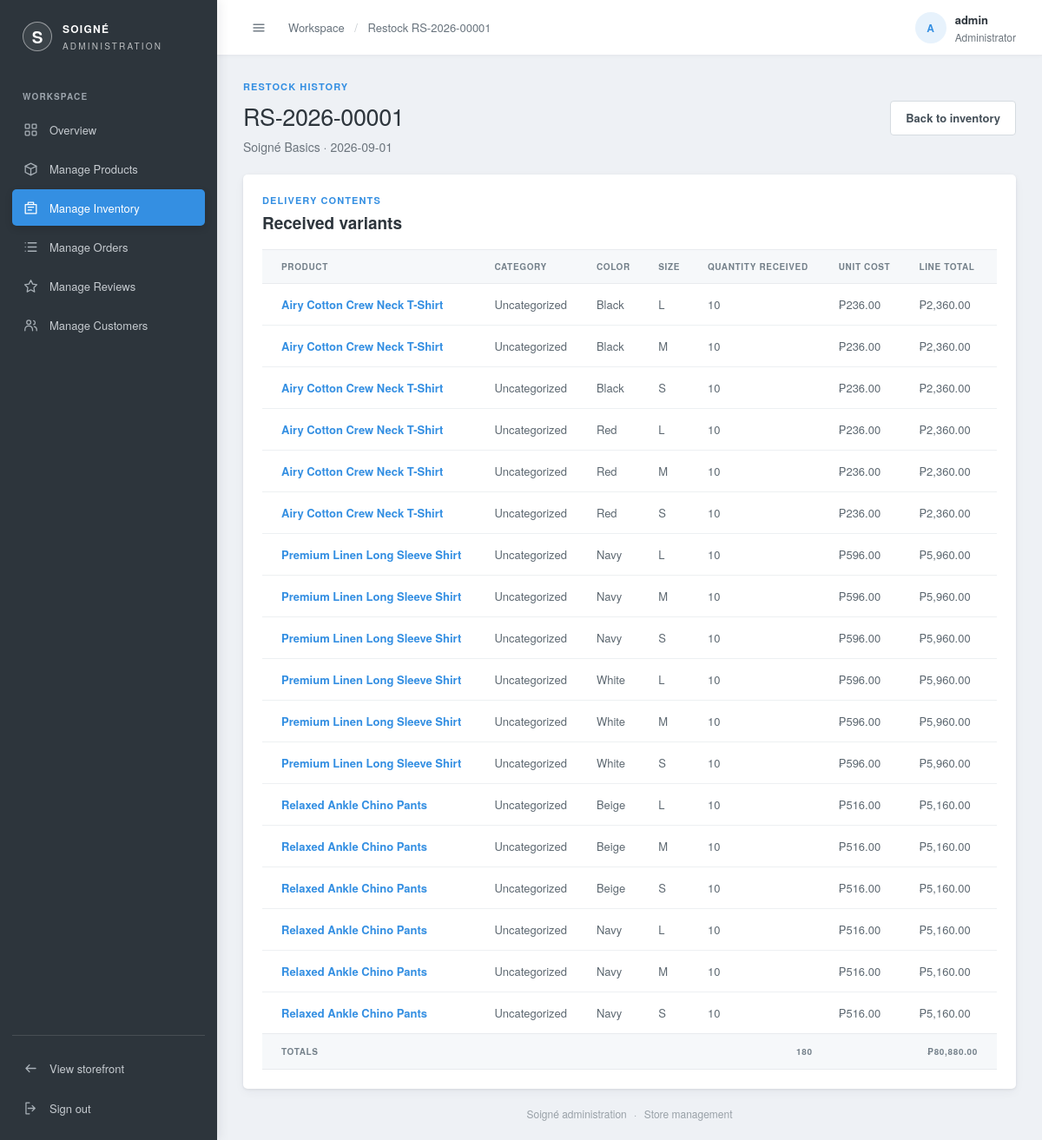
/admin/manage-inventory/view.php?id=1 (signed in), run on an earlier commit of the app's database.
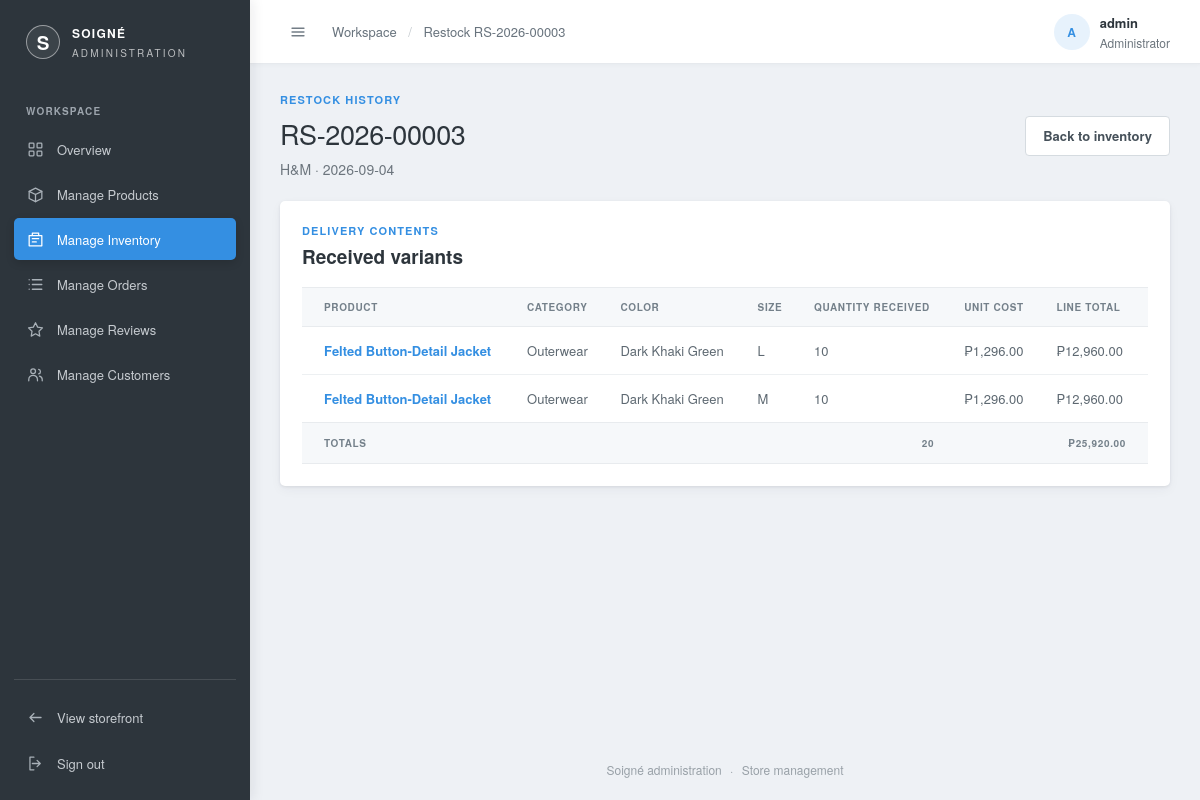
And on a later commit of the database.
### tables this page shows
CREATE TABLE restocks (
  restock_id   INT AUTO_INCREMENT PRIMARY KEY,
  batch_number VARCHAR(20) NULL UNIQUE,           
  supplier_id  INT NOT NULL,
  restock_date DATE NOT NULL,
  FOREIGN KEY (supplier_id) REFERENCES suppliers(supplier_id)
);

CREATE TABLE suppliers (
  supplier_id INT AUTO_INCREMENT PRIMARY KEY,
  name        VARCHAR(120) NOT NULL UNIQUE,
  image       VARCHAR(255) NULL
);

CREATE TABLE restock_items (
  restock_item_id INT AUTO_INCREMENT PRIMARY KEY,
  restock_id      INT NOT NULL,
  variant_id      INT NOT NULL,
  quantity        INT NOT NULL,
  unit_cost       DECIMAL(10,2) NOT NULL,
  FOREIGN KEY (restock_id) REFERENCES restocks(restock_id),
  FOREIGN KEY (variant_id) REFERENCES product_variants(variant_id),
  UNIQUE KEY uniq_restock_item (restock_id, variant_id)
);

CREATE TABLE products (
  product_id  INT AUTO_INCREMENT PRIMARY KEY,
  supplier_id INT NOT NULL,
  name        VARCHAR(150)  NOT NULL,
  category_id INT NULL,
  department  ENUM('men','women','kids') NOT NULL DEFAULT 'men',
  price       DECIMAL(10,2) NOT NULL,
  description TEXT,
  created_at  DATETIME DEFAULT CURRENT_TIMESTAMP,
  INDEX idx_department (department),
  INDEX idx_products_category_id (category_id),
  FOREIGN KEY (supplier_id) REFERENCES suppliers(supplier_id),
  FOREIGN KEY (category_id) REFERENCES categories(category_id)
    ON UPDATE CASCADE
    ON DELETE SET NULL
);

CREATE TABLE product_colors (
  product_color_id INT AUTO_INCREMENT PRIMARY KEY,
  product_id       INT         NOT NULL,
  color            VARCHAR(80) NOT NULL,
  image            VARCHAR(255),
  FOREIGN KEY (product_id) REFERENCES products(product_id),
  UNIQUE KEY uniq_product_color (product_id, color)
);

CREATE TABLE product_variants (
  variant_id       INT AUTO_INCREMENT PRIMARY KEY,
  product_color_id INT         NOT NULL,
  size             VARCHAR(20) NOT NULL,
  stock            INT         NOT NULL DEFAULT 0,
  FOREIGN KEY (product_color_id) REFERENCES product_colors(product_color_id),
  UNIQUE KEY uniq_variant (product_color_id, size)
);

### admin/includes/bootstrap.php (called while the page is built, shortened)
<?php
require_once __DIR__ . '/../../includes/config.php';
function admin_escape($value): string
{
    return htmlspecialchars((string)$value, ENT_QUOTES, 'UTF-8');
}
    ?>

### includes/config.php (called while the page is built, shortened)
<?php
if (!function_exists('peso')) {
    function peso($amount) {
        return '₱' . number_format($amount, 2);
    }
}

### admin/manage-inventory/view.php (the view, shortened to what the changed rows need)
<?php
require_once __DIR__ . '/../includes/bootstrap.php';
$restock_id = filter_var($_GET['id'] ?? null, FILTER_VALIDATE_INT);
$restock_stmt = mysqli_prepare($conn,
    'SELECT r.restock_id, r.batch_number, r.restock_date, s.name AS supplier_name
     FROM restocks r
     JOIN suppliers s ON s.supplier_id = r.supplier_id
     WHERE r.restock_id = ?'
);
mysqli_stmt_bind_param($restock_stmt, 'i', $restock_id);
mysqli_stmt_execute($restock_stmt);
$restock = mysqli_fetch_assoc(mysqli_stmt_get_result($restock_stmt));
$items_stmt = mysqli_prepare($conn,
    'SELECT p.name AS product_name, COALESCE(c.name, \'Uncategorized\') AS category_name,
            pc.color, v.size, ri.quantity, ri.unit_cost,
            ri.quantity * ri.unit_cost AS line_total
     FROM restock_items ri
     JOIN product_variants v ON v.variant_id = ri.variant_id
     JOIN product_colors pc ON pc.product_color_id = v.product_color_id
     JOIN products p ON p.product_id = pc.product_id
     LEFT JOIN categories c ON c.category_id = p.category_id
     WHERE ri.restock_id = ?
     ORDER BY p.name, pc.color, v.size'
);
mysqli_stmt_bind_param($items_stmt, 'i', $restock_id);
mysqli_stmt_execute($items_stmt);
$items = mysqli_fetch_all(mysqli_stmt_get_result($items_stmt), MYSQLI_ASSOC);
$total_cost = 0.0;
$total_units = 0;
foreach ($items as $item) {
    $total_cost += (float)$item['line_total'];
    $total_units += (int)$item['quantity'];
}
$admin_page_title = 'Restock ' . ($restock['batch_number'] ?? '');
include __DIR__ . '/../includes/header.php';
?>
<section class="admin-page-heading">
  <div><p class="admin-eyebrow">RESTOCK HISTORY</p><h1><?php echo admin_escape($restock['batch_number'] ?? 'Restock details'); ?></h1><p><?php echo admin_escape($restock['supplier_name']); ?> · <?php echo admin_escape($restock['restock_date']); ?></p></div>
</section>
<section class="manage-panel inventory-detail-panel">
  <div class="manage-panel-heading"><div><p class="admin-eyebrow">DELIVERY CONTENTS</p><h2>Received variants</h2></div></div>
  <?php if ($items) { ?>
    <div class="admin-table-wrap"><table class="admin-table">
      <thead><tr><th>Product</th><th>Category</th><th>Color</th><th>Size</th><th>Quantity received</th><th>Unit cost</th><th>Line total</th></tr></thead>
      <tbody><?php foreach ($items as $item) { ?>
        <tr>
          <td class="order-number"><?php echo admin_escape($item['product_name']); ?></td>
          <td><?php echo admin_escape($item['category_name']); ?></td>
          <td><?php echo admin_escape($item['color']); ?></td>
          <td><?php echo admin_escape($item['size']); ?></td>
          <td><?php echo number_format((int)$item['quantity']); ?></td>
          <td><?php echo peso((float)$item['unit_cost']); ?></td>
          <td><?php echo peso((float)$item['line_total']); ?></td>
        </tr>
      <?php } ?></tbody>
      <tfoot><tr><th colspan="4">Totals</th><th><?php echo number_format($total_units); ?></th><th></th><th><?php echo peso($total_cost); ?></th></tr></tfoot>
    </table></div>
  <?php } else { ?><p class="manage-empty">This restock has no recorded variant lines.</p><?php } ?>
</section>
<?php include __DIR__ . '/../includes/footer.php'; ?>

### admin/includes/header.php (shortened to what the changed rows need)
<?php
$admin_page_title = $admin_page_title ?? 'Admin';
?>
<!DOCTYPE html>
<html lang="en">
<head>
  <link rel="stylesheet" href="<?php echo BASE_URL; ?>admin/styles/admin.css?v=<?php echo filemtime(__DIR__ . '/../styles/admin.css'); ?>">
  <link rel="stylesheet" href="<?php echo BASE_URL; ?>admin/styles/manage.css?v=<?php echo filemtime(__DIR__ . '/../styles/manage.css'); ?>">
</head>
<body class="admin-dashboard-body">
  <div class="admin-app">
    <main class="admin-main">
      <header class="admin-topbar">
        <div class="admin-topbar-start">
          <button class="admin-sidebar-toggle" type="button" aria-label="Collapse sidebar" aria-controls="admin-sidebar" aria-expanded="true">
            <svg viewBox="0 0 24 24" aria-hidden="true"><path d="M4 7h16M4 12h16M4 17h16"></path></svg>
          </button>
          <div class="admin-breadcrumb">Workspace <span>/</span> <?php echo admin_escape($admin_page_title); ?></div>
        </div>
      </header>
      <div class="admin-content">

What changed in the data, as far as the page shows it:
removed restock_items: products.name "Airy Cotton Crew Neck T-Shirt", category_name "Uncategorized", product_colors.color "Black", variant.size "S", quantity "10", unit_cost "₱236.00", line_total "₱2,360.00"
removed restock_items: products.name "Airy Cotton Crew Neck T-Shirt", category_name "Uncategorized", product_colors.color "Red", variant.size "L", quantity "10", unit_cost "₱236.00", line_total "₱2,360.00"
removed restock_items: products.name "Airy Cotton Crew Neck T-Shirt", category_name "Uncategorized", product_colors.color "Red", variant.size "M", quantity "10", unit_cost "₱236.00", line_total "₱2,360.00"
removed restock_items: products.name "Airy Cotton Crew Neck T-Shirt", category_name "Uncategorized", product_colors.color "Red", variant.size "S", quantity "10", unit_cost "₱236.00", line_total "₱2,360.00"
removed restock_items: products.name "Premium Linen Long Sleeve Shirt", category_name "Uncategorized", product_colors.color "Navy", variant.size "L", quantity "10", unit_cost "₱596.00", line_total "₱5,960.00"
removed restock_items: products.name "Premium Linen Long Sleeve Shirt", category_name "Uncategorized", product_colors.color "Navy", variant.size "M", quantity "10", unit_cost "₱596.00", line_total "₱5,960.00"
removed restock_items: products.name "Premium Linen Long Sleeve Shirt", category_name "Uncategorized", product_colors.color "Navy", variant.size "S", quantity "10", unit_cost "₱596.00", line_total "₱5,960.00"
removed restock_items: products.name "Premium Linen Long Sleeve Shirt", category_name "Uncategorized", product_colors.color "White", variant.size "L", quantity "10", unit_cost "₱596.00", line_total "₱5,960.00"
removed restock_items: products.name "Premium Linen Long Sleeve Shirt", category_name "Uncategorized", product_colors.color "White", variant.size "M", quantity "10", unit_cost "₱596.00", line_total "₱5,960.00"
removed restock_items: products.name "Premium Linen Long Sleeve Shirt", category_name "Uncategorized", product_colors.color "White", variant.size "S", quantity "10", unit_cost "₱596.00", line_total "₱5,960.00"
removed restock_items: products.name "Relaxed Ankle Chino Pants", category_name "Uncategorized", product_colors.color "Beige", variant.size "L", quantity "10", unit_cost "₱516.00", line_total "₱5,160.00"
removed restock_items: products.name "Relaxed Ankle Chino Pants", category_name "Uncategorized", product_colors.color "Beige", variant.size "M", quantity "10", unit_cost "₱516.00", line_total "₱5,160.00"
removed restock_items: products.name "Relaxed Ankle Chino Pants", category_name "Uncategorized", product_colors.color "Beige", variant.size "S", quantity "10", unit_cost "₱516.00", line_total "₱5,160.00"
removed restock_items: products.name "Relaxed Ankle Chino Pants", category_name "Uncategorized", product_colors.color "Navy", variant.size "L", quantity "10", unit_cost "₱516.00", line_total "₱5,160.00"
removed restock_items: products.name "Relaxed Ankle Chino Pants", category_name "Uncategorized", product_colors.color "Navy", variant.size "M", quantity "10", unit_cost "₱516.00", line_total "₱5,160.00"
removed restock_items: products.name "Relaxed Ankle Chino Pants", category_name "Uncategorized", product_colors.color "Navy", variant.size "S", quantity "10", unit_cost "₱516.00", line_total "₱5,160.00"
changed restocks: batch_number "Restock RS-2026-00001" → "Restock RS-2026-00003"; batch_number "RS-2026-00001" → "RS-2026-00003"; supplier.name "Soigné Basics" → "H&M"; restock_date "2026-09-01" → "2026-09-04"
changed restock_items (number 1 of 2 on the later page): products.name "Airy Cotton Crew Neck T-Shirt" → "Felted Button-Detail Jacket"; category_name "Uncategorized" → "Outerwear"; product_colors.color "Black" → "Dark Khaki Green"; unit_cost "₱236.00" → "₱1,296.00"; line_total "₱2,360.00" → "₱12,960.00"
changed restock_items (number 2 of 2 on the later page): products.name "Airy Cotton Crew Neck T-Shirt" → "Felted Button-Detail Jacket"; category_name "Uncategorized" → "Outerwear"; product_colors.color "Black" → "Dark Khaki Green"; unit_cost "₱236.00" → "₱1,296.00"; line_total "₱2,360.00" → "₱12,960.00"
Also different on the page:
$total_units: "180" → "20"
peso($total_cost): "₱80,880.00" → "₱25,920.00"
